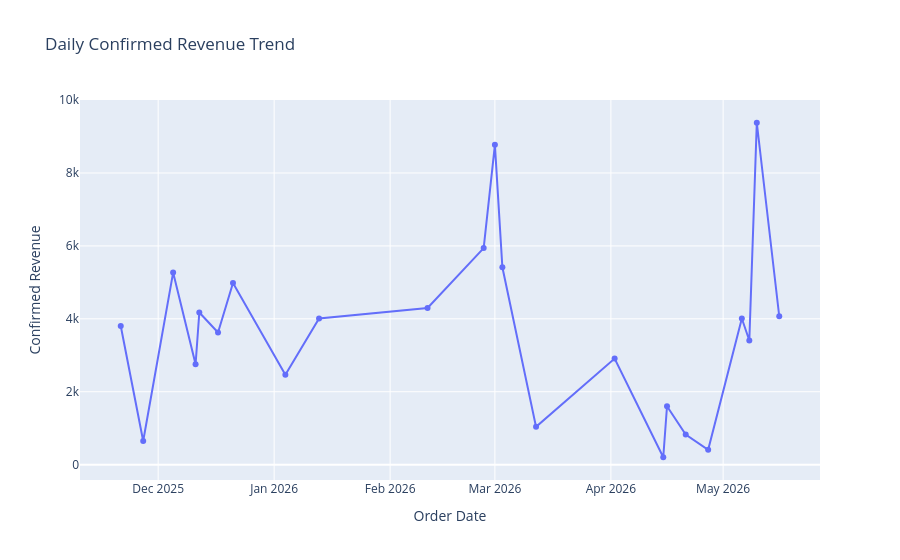

Write notebook code for a chart like this one.
### Code cell
fig = px.line(
    daily_revenue,
    x="order_day",
    y="total_price",
    markers=True,
    title="Daily Confirmed Revenue Trend"
)

fig.update_layout(
    xaxis_title="Order Date",
    yaxis_title="Confirmed Revenue"
)

fig.show()

### Figure 1 — Plotly figure (JSON) as saved in the notebook; plotly's stock layout.template omitted (floating-point values rounded to 4 significant figures)
{"data": [{"hovertemplate": "order_day=%{x}<br>total_price=%{y}<extra></extra>", "legendgroup": "", "line": {"color": "#636efa", "dash": "solid"}, "marker": {"symbol": "circle"}, "mode": "lines+markers", "name": "", "orientation": "v", "showlegend": false, "type": "scatter", "x": ["2025-11-21", "2025-11-27", "2025-12-05", "2025-12-11", "2025-12-12", "2025-12-17", "2025-12-21", "2026-01-04", "2026-01-13", "2026-02-11", "2026-02-26", "2026-03-01", "2026-03-03", "2026-03-12", "2026-04-02", "2026-04-15", "2026-04-16", "2026-04-21", "2026-04-27", "2026-05-06", "2026-05-08", "2026-05-10", "2026-05-16"], "xaxis": "x", "y": [3804.0, 650.3, 5269.0, 2755.0, 4173.0, 3626.0, 4983.0, 2467.0, 4010.0, 4297.0, 5941.0, 8771.0, 5414.0, 1036.0, 2909.0, 203.1, 1602.0, 826.6, 408.6, 4010.0, 3404.0, 9378.0, 4071.0], "yaxis": "y"}], "layout": {"legend": {"tracegroupgap": 0}, "title": {"text": "Daily Confirmed Revenue Trend"}, "xaxis": {"anchor": "y", "domain": [0, 1], "title": {"text": "Order Date"}}, "yaxis": {"anchor": "x", "domain": [0, 1], "title": {"text": "Confirmed Revenue"}}}}
